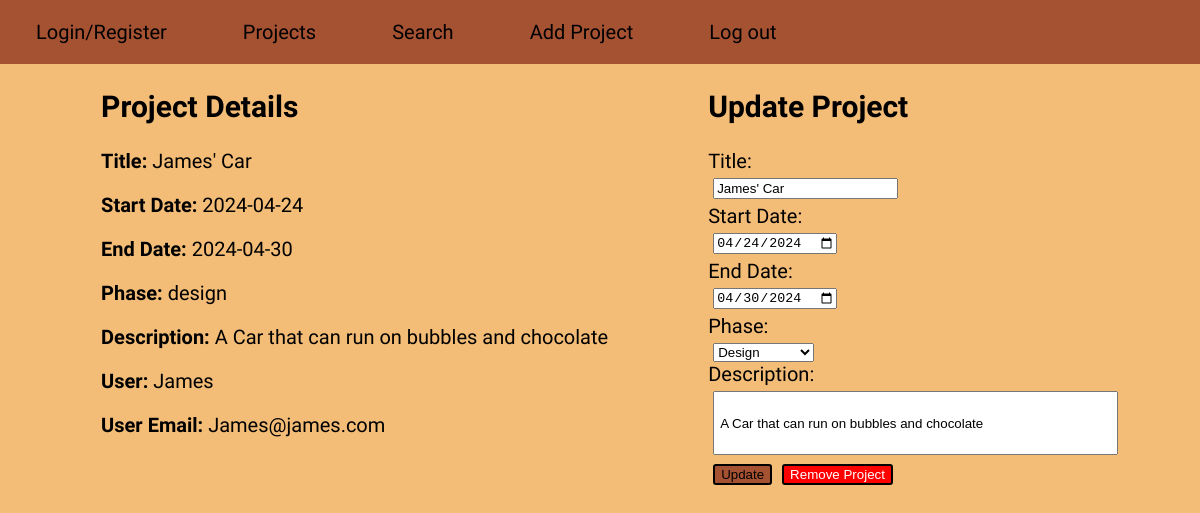
Screenshot of /portfolio3Final/projectDetails.php?pid=13 (signed in) with the database file from the repository.
### tables this page shows
CREATE TABLE `projects` (
  `pid` int(10) UNSIGNED NOT NULL,
  `title` varchar(100) NOT NULL,
  `start_date` date DEFAULT NULL,
  `end_date` date DEFAULT NULL,
  `phase` enum('design','development','testing','deployment','complete') DEFAULT NULL,
  `description` varchar(500) DEFAULT NULL,
  `uid` int(10) UNSIGNED NOT NULL
);

CREATE TABLE `users` (
  `uid` int(10) UNSIGNED NOT NULL,
  `username` varchar(255) NOT NULL,
  `password` varchar(255) NOT NULL,
  `email` varchar(255) NOT NULL
);

### portfolio3Final/projectDetails.php (the view, shortened to what this page needs)
<!DOCTYPE html>
<html lang="en">
<head>
    <link rel="stylesheet" type="text/css" href="styles.css" />
    </head>
    <body class="jersey-20-regular">
    <nav class="navbar">
            <ul id="options">
                <li><a class="not-current" onclick="window.location.href='login.php'">Login/Register</a></li>
                <li><a class="not-current" onclick="window.location.href='projects.php'">Projects</a></li>
                <li><a class="not-current" onclick="window.location.href='search.php'">Search</a></li>
                <li><a class="not-current" onclick="window.location.href='create.php'">Add Project</a></li>
                <?php
                    if (isset($_SESSION['uid'])) {
                        ?>
                        <li><a class="not-current" onclick="window.location.href='logout.php'">Log out</a></li>
                        <?php
                    } ?>
    </nav>
    <?php
                    $projectId = $_GET['pid'];
                    require_once('dbConnect.php');
                    try {
                        $query = "SELECT p.*, u.username, u.email FROM projects p JOIN users u ON p.uid = u.uid WHERE pid = :pid";
                        $stat = $db->prepare($query);
                        $stat->bindParam(':pid', $projectId);
                        $stat->execute();
                        $project = $stat->fetch(PDO::FETCH_ASSOC);
                        if (!$project) {
                            echo "<p>Project not found!</p>";
                        }
                     else {
                            ?>
        <div class='container'>
            <div>
                <h2>Project Details</h2>
                <p><b>Title:</b> <?php echo $project['title'];  ?></p>
                <p><b>Start Date:</b> <?php echo $project['start_date']; ?></p>
                <p><b>End Date:</b> <?php echo $project['end_date']; ?></p>
                <p><b>Phase:</b> <?php echo $project['phase']; ?></p>
                <p><b>Description:</b> <?php echo $project['description']; ?></p>
                <p><b>User:</b> <?php echo $project['username']; ?></p>
                <p><b>User Email:</b> <?php echo $project['email']; ?></p>
            </div>
            <div id='update'>
                <h2>Update Project</h2>
                <form method='post'>
                    <label>Title:</label><br>
                    <input type='text' name='title' value='<?php echo $project['title']; ?>' placeholder='Title' required><br>
                    <label>Start Date:</label><br>
                    <input type='date' name='start_date' value='<?php echo $project['start_date']; ?>' placeholder='Start Date' required><br>
                    <label>End Date:</label><br>
                    <input type='date' name='end_date' value='<?php echo $project['end_date']; ?>' placeholder='End Date'><br>
                    <label>Phase:</label><br>
                    <select name='phase' style="margin-left:5px;" required>
                        <option value='design' <?php if($project['phase'] == 'design') echo 'selected'; ?>>Design</option>
                    </select><br>
                    <label>Description:</label><br>
                    <input type="text" name="descript" value='<?php echo $project['description']; ?>' placeholder="Description" style="width: 100%; height: 50px; padding: 5px;" required>
                    <button type='submit' name='update' style="margin-left:5px;">Update</button>
                    <button type='submit' name='remove' style="margin-left:5px; background-color: red; color: white;" onclick="return confirm('Are you sure you want to remove this project?')">Remove Project</button>
                </form>
            </div>
        </div>
    <?php
    }
} catch(PDOException $ex) {
    echo "Failed to retrieve project details.<br>";
    echo "Error details: <em>" . $ex->getMessage() . "</em>";
    exit;
}
?>
</body>
</html>

### portfolio3Final/styles.css (style rules this page uses)
body { background-color: #f3bc77; display: flex; flex-wrap: wrap; justify-content: center; align-items: center; flex-direction: column; font-family: 'Segoe UI', Tahoma, Geneva, Verdana, sans-serif; margin:auto; overflow: auto; }
a { text-decoration: none; color: black; }
.jersey-20-regular { font-family: "Jersey 20", sans-serif; font-weight: 400; font-style: normal; font-size: 20px; }
.navbar { position: relative; display: flex; flex-direction: column; background-color: #a55233; width: 100%; }
.navbar ul { display: flex; flex-wrap: wrap; padding: 0; margin: 0; list-style-type: none; }
.navbar li { text-align: center; float: left; margin: 2.5vh; margin-right: 3vh; padding: 0 2vh; cursor: pointer; }
input { margin: 5px; }
button { background-color: #a55233; border: solid 2px black; border-radius: 3px; }

### portfolio3Final/projectDetails.php (style rules this page uses)
.container { display: flex; justify-content: space-between; align-items: flex-start; }
#update { flex: 1; margin-left: 100px; }

### rows the page displays
projects: title "James' Car", start_date "2024-04-24", end_date "2024-04-30", phase "design", description "A Car that can run on bubbles and chocolate", uid.username "James", uid.email "James@james.com", start_date "04/24/2024", end_date "04/30/2024", phase "Design", descript "A Car that can run on bubbles and chocolate"
